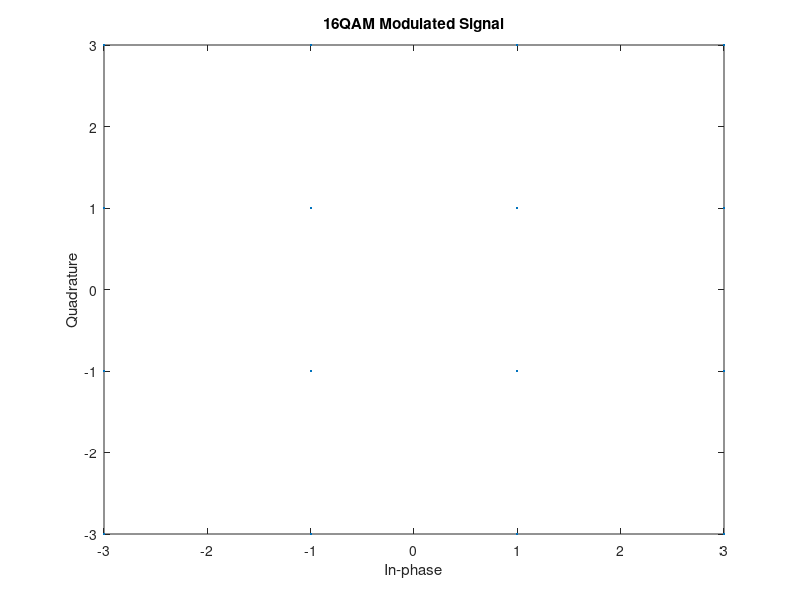

This chart was generated by the following MATLAB code:
clc;
clear;
close all;


% 定义参数
M = 16;      % 符号数
symbols = randi([0 M-1], 1000, 1);  % 生成随机符号序列

% 16QAM 调制
modulated_signal = qammod(symbols, M);

% 绘制调制后的信号点图
scatterplot(modulated_signal);
title('16QAM Modulated Signal');

% 16QAM 解调
demodulated_symbols = qamdemod(modulated_signal, M);


% 计算符号错误率
symbol_error_rate = sum(demodulated_symbols ~= symbols) / length(symbols);

disp(['符号错误率: ' num2str(symbol_error_rate)]);